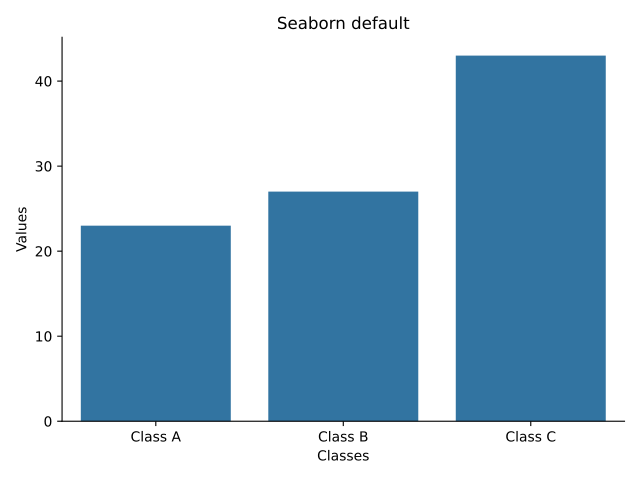

Reproduce this figure in Python.
import matplotlib.pyplot as plt
import seaborn as sns
import aaanalysis as aa
data = {'Classes': ['Class A', 'Class B', 'Class C'], 'Values': [23, 27, 43]}
sns.barplot(x='Classes', y='Values', data=data)
sns.despine()
plt.title("Seaborn default")
plt.tight_layout()
plt.show()
